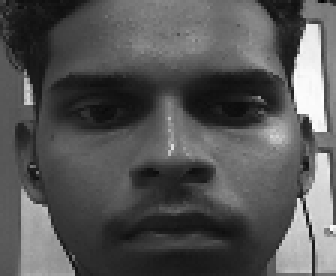
#> input picture images/bharath/1.png, 112 x 92 px, given in place of video, which was not available (shown 3 times larger)
$ python ipcam.py
#> lines starting #> are read from the running program, lines starting #| are printed output that depends on the picture; pictures that were not available may be replaced by others from this repository, and a replacement may not be noted
# make sure to give name of sample in line 7
import cv2, sys, numpy, os
size = 2
classifier = 'haarcascade_frontalface_default.xml'
image_dir = 'images'


url = 'http://192.0.0.4:8080/video'

try:
    name_class = "krishna" # name of person for recognition
except:
    print("You must provide a name")
    sys.exit(0)
path = os.path.join(image_dir, name_class)
if not os.path.isdir(path):
    os.mkdir(path)
(im_width, im_height) = (112, 92)
haar_cascade = cv2.CascadeClassifier(classifier)
webcam = cv2.VideoCapture(url)

# Generate name for image file
pin=sorted([int(n[:n.find('.')]) for n in os.listdir(path)
     if n[0]!='.' ]+[0])[-1] + 1

# Beginning message
print("\n\033[94mThe program will save 20 samples. \
Move your head around to increase while it runs.\033[0m\n")

# The program loops until it has 20 images of the face.
count = 0
pause = 0
count_max = 80   # desired number of sample per class
while count < count_max:

    # Loop until the camera is working
    rval = False
    while(not rval):
        # Put the image from the webcam into 'frame'
        (rval, frame) = webcam.read()
#> frame is the input picture: shape (92, 112, 3); min 2, max 253, mean 85.1
        if(not rval):
            print("Failed to open webcam. Trying again...")

    # Get image shape
    height, width, channels = frame.shape # 640 , 480 ,3
#> height = 92; width = 112; channels = 3

    # Flip frame
    frame = cv2.flip(frame, 1)
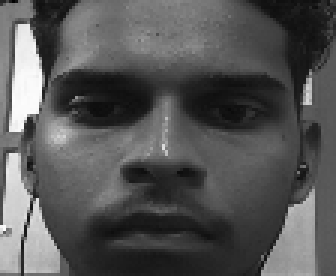
#> frame: shape (92, 112, 3) (shown 3 times larger); min 2, max 253, mean 85.1

    # Convert to grayscale
    gray = cv2.cvtColor(frame, cv2.COLOR_BGR2GRAY)

    # Scale down for speed
    mini = cv2.resize(gray, (int(gray.shape[1] / size), int(gray.shape[0] / size)))
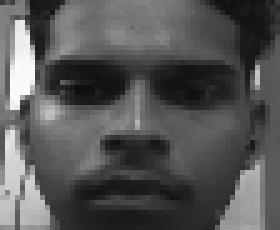
#> mini: shape (46, 56) (shown 5 times larger); min 14, max 251, mean 85.2

    # Detect faces
    faces = haar_cascade.detectMultiScale(mini)
#> faces = ()

    # We only consider largest face
    faces = sorted(faces, key=lambda x: x[3])
#> faces = []
    if faces:
        face_i = faces[0]
        (x, y, w, h) = [v * size for v in face_i]

        face = gray[y:y + h, x:x + w]
        face_resize = cv2.resize(face, (im_width, im_height))

        # Draw rectangle and write name
        cv2.rectangle(frame, (x, y), (x + w, y + h), (0, 255, 0), 3)
        cv2.putText(frame, name_class, (x - 10, y - 10), cv2.FONT_HERSHEY_PLAIN,
            1,(0, 255, 255),2)

        # Remove false positives
        if(w * 6 < width or h * 6 < height):
            print("Face too small")
        else:

            # To create diversity, only save every fith detected image
            if(pause == 0):

                print("Saving training sample "+str(count+1)+"/"+str(count_max))

                # Save image file
                cv2.imwrite('%s/%s.png' % (path, pin), face_resize)

                pin += 1
                count += 1

                pause = 1

    if(pause > 0):
        pause = (pause + 1) % 5
    cv2.imshow('Sampling', frame)
    if cv2.waitKey(1) & 0xFF == ord('q'):
#> (key q is pressed here)
        break

$ run again, on images/bharath/10.png
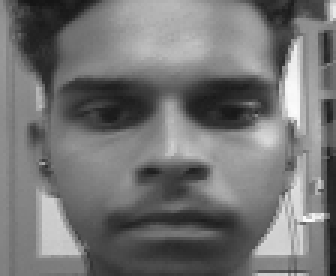
#> input picture images/bharath/10.png, 112 x 92 px, given in place of video, which was not available (shown 3 times larger)
#> frame is the input picture: shape (92, 112, 3); min 17, max 252, mean 115.5
#> `frame = cv2.flip(frame, 1)`:
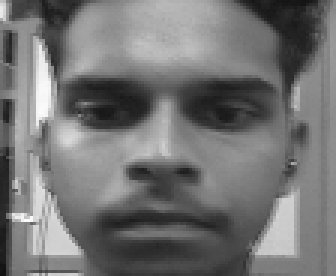
#> frame: shape (92, 112, 3) (shown 3 times larger); min 17, max 252, mean 115.5
#> `mini = cv2.resize(gray, (int(gray.shape[1] / size), int(gray.shape[0] ..`:
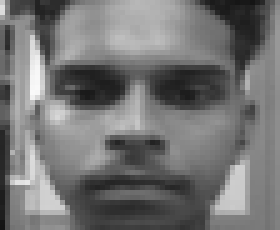
#> mini: shape (46, 56) (shown 5 times larger); min 20, max 249, mean 115.6
#> `faces = haar_cascade.detectMultiScale(mini)`: faces = ()
#> `faces = sorted(faces, key=lambda x: x[3])`: faces = []

$ run again, on images/bharath/11.png
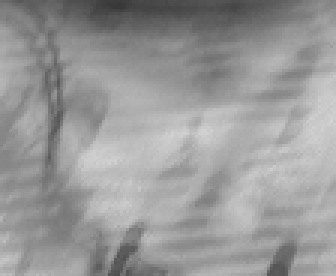
#> input picture images/bharath/11.png, 112 x 92 px, given in place of video, which was not available (shown 3 times larger)
#> frame is the input picture: shape (92, 112, 3); min 55, max 211, mean 152.7
#> `frame = cv2.flip(frame, 1)`:
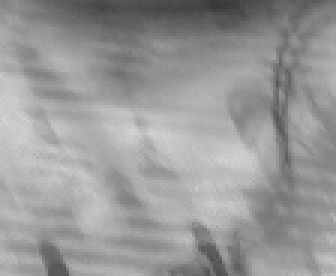
#> frame: shape (92, 112, 3) (shown 3 times larger); min 55, max 211, mean 152.7
#> `faces = haar_cascade.detectMultiScale(mini)`: faces = ()
#> `faces = sorted(faces, key=lambda x: x[3])`: faces = []

$ run again, on images/bharath/12.png
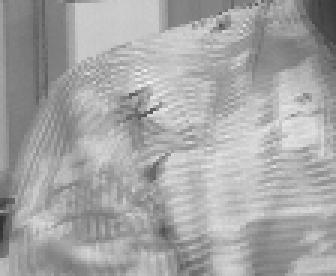
#> input picture images/bharath/12.png, 112 x 92 px, given in place of video, which was not available (shown 3 times larger)
#> frame is the input picture: shape (92, 112, 3); min 49, max 239, mean 165.4
#> `frame = cv2.flip(frame, 1)`:
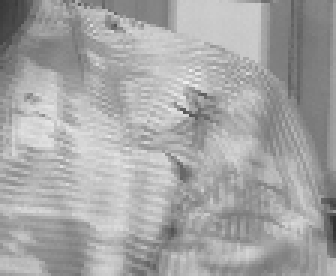
#> frame: shape (92, 112, 3) (shown 3 times larger); min 49, max 239, mean 165.4
#> `mini = cv2.resize(gray, (int(gray.shape[1] / size), int(gray.shape[0] ..`:
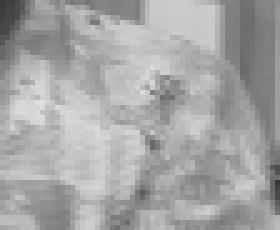
#> mini: shape (46, 56) (shown 5 times larger); min 56, max 224, mean 165.6
#> `faces = haar_cascade.detectMultiScale(mini)`: faces = ()
#> `faces = sorted(faces, key=lambda x: x[3])`: faces = []
